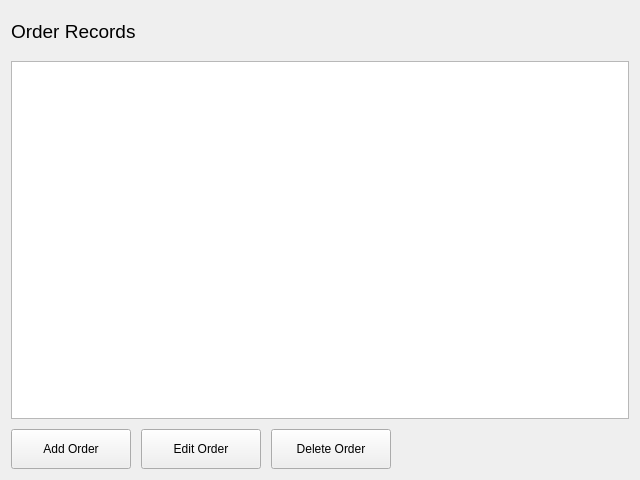
<?xml version="1.0" encoding="UTF-8"?>
<ui version="4.0">
 <class>OrderPage</class>
 <widget class="QWidget" name="OrderPage">
  <property name="geometry">
   <rect>
    <x>0</x>
    <y>0</y>
    <width>640</width>
    <height>480</height>
   </rect>
  </property>
  <property name="sizePolicy">
   <sizepolicy hsizetype="Preferred" vsizetype="Preferred">
    <horstretch>0</horstretch>
    <verstretch>0</verstretch>
   </sizepolicy>
  </property>
  <layout class="QVBoxLayout" name="orderLayout">
   <property name="spacing">
    <number>10</number>
   </property>
   <item>
    <widget class="QLabel" name="orderPageTitle">
     <property name="sizePolicy">
      <sizepolicy hsizetype="Preferred" vsizetype="Fixed">
       <horstretch>0</horstretch>
       <verstretch>0</verstretch>
      </sizepolicy>
     </property>
     <property name="minimumSize">
      <size>
       <width>0</width>
       <height>40</height>
      </size>
     </property>
     <property name="font">
      <font>
       <pointsize>14</pointsize>
      </font>
     </property>
     <property name="text">
      <string>Order Records</string>
     </property>
    </widget>
   </item>
   <item>
    <widget class="QTableView" name="orderTable">
     <property name="sizePolicy">
      <sizepolicy hsizetype="Expanding" vsizetype="Expanding">
       <horstretch>0</horstretch>
       <verstretch>0</verstretch>
      </sizepolicy>
     </property>
     <property name="selectionMode">
      <enum>QAbstractItemView::SelectionMode::SingleSelection</enum>
     </property>
     <property name="selectionBehavior">
      <enum>QAbstractItemView::SelectionBehavior::SelectRows</enum>
     </property>
    </widget>
   </item>
   <item>
    <layout class="QHBoxLayout" name="orderButtonLayout">
     <property name="spacing">
      <number>10</number>
     </property>
     <item>
      <widget class="QPushButton" name="addOrderButton">
       <property name="sizePolicy">
        <sizepolicy hsizetype="Preferred" vsizetype="Fixed">
         <horstretch>0</horstretch>
         <verstretch>0</verstretch>
        </sizepolicy>
       </property>
       <property name="minimumSize">
        <size>
         <width>120</width>
         <height>40</height>
        </size>
       </property>
       <property name="cursor">
        <cursorShape>PointingHandCursor</cursorShape>
       </property>
       <property name="text">
        <string>Add Order</string>
       </property>
      </widget>
     </item>
     <item>
      <widget class="QPushButton" name="editOrderButton">
       <property name="sizePolicy">
        <sizepolicy hsizetype="Preferred" vsizetype="Fixed">
         <horstretch>0</horstretch>
         <verstretch>0</verstretch>
        </sizepolicy>
       </property>
       <property name="minimumSize">
        <size>
         <width>120</width>
         <height>40</height>
        </size>
       </property>
       <property name="cursor">
        <cursorShape>PointingHandCursor</cursorShape>
       </property>
       <property name="text">
        <string>Edit Order</string>
       </property>
      </widget>
     </item>
     <item>
      <widget class="QPushButton" name="deleteOrderButton">
       <property name="sizePolicy">
        <sizepolicy hsizetype="Preferred" vsizetype="Fixed">
         <horstretch>0</horstretch>
         <verstretch>0</verstretch>
        </sizepolicy>
       </property>
       <property name="minimumSize">
        <size>
         <width>120</width>
         <height>40</height>
        </size>
       </property>
       <property name="cursor">
        <cursorShape>PointingHandCursor</cursorShape>
       </property>
       <property name="text">
        <string>Delete Order</string>
       </property>
      </widget>
     </item>
     <item>
      <spacer name="orderButtonSpacer">
       <property name="orientation">
        <enum>Qt::Orientation::Horizontal</enum>
       </property>
       <property name="sizeHint" stdset="0">
        <size>
         <width>40</width>
         <height>20</height>
        </size>
       </property>
      </spacer>
     </item>
    </layout>
   </item>
  </layout>
 </widget>
 <resources/>
 <connections/>
</ui>
